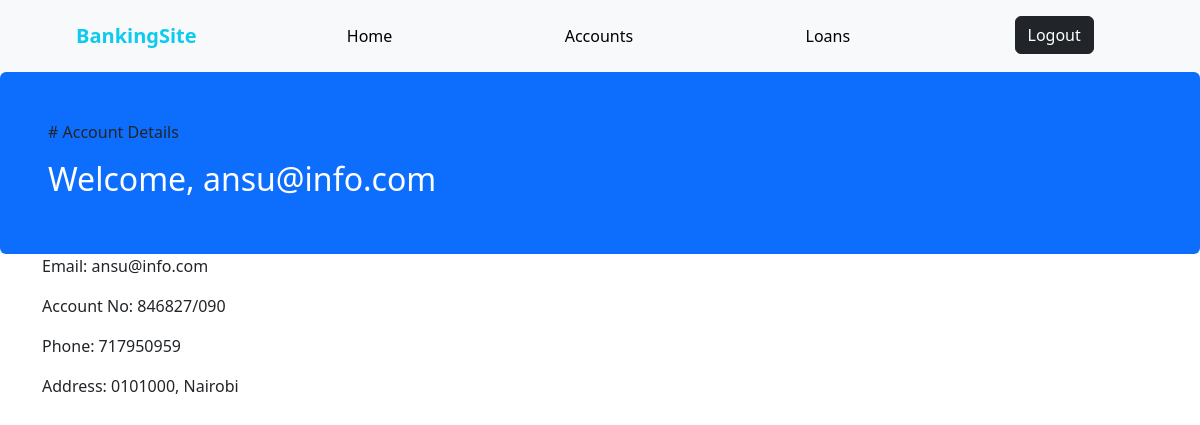
The app's page /home/ (signed in) with its own data.
### users/models.py (models this page shows, shortened)
class CustomUser(AbstractBaseUser, PermissionsMixin):
    email = models.EmailField(_("email address"), unique=True)
    acc_no = models.CharField(max_length=50)
    phone_no = models.IntegerField()
    alternative_phone = models.IntegerField(blank=True)
    address = models.CharField(max_length=250, blank=True)
    alternative_address = models.CharField(max_length=250, blank=True)
    is_staff = models.BooleanField(default=False)
    is_active = models.BooleanField(default=True)
    date_joined = models.DateTimeField(default=timezone.now)
    USERNAME_FIELD = "email"
    REQUIRED_FIELDS = []
    objects = CustomUserManager()

### main/views.py (the view)
# urls.py: path('home/', views.home, name='home'),
def home(request):
    return render(request, 'main/home.html')

### templates/main/home.html (shortened to what this page needs)
{% load static %}
<!doctype html>
<html lang="en">
<head>
    <link href="https://cdn.jsdelivr.net/npm/bootstrap@5.3.3/dist/css/bootstrap.min.css" rel="stylesheet"
>
</head>
<body>
        <nav class="navbar navbar-expand-lg bg-light p-3">
            <div class="container-fluid">
                <a class="navbar-brand px-md-5 text-info fw-bold" id="brand" href="#">BankingSite</a>
                <div class="collapse navbar-collapse" id="navbarSupportedContent">
                    <ul class="navbar-nav me-auto mb-2 mb-lg-0 d-md-flex justify-content-around w-100">
                        <li class="nav-item">
                            <a class="nav-link active" aria-current="page" href="{% url 'home' %}">Home</a>
                        </li>
                        <li class="nav-item">
                            <a class="nav-link active" aria-current="page" href="{% url 'accounts' %}">Accounts</a>
                        </li>
                        <li class="nav-item">
                            <a class="nav-link active" aria-current="page" href="">Loans</a>
                        </li>
                        <li class="nav-item">
                            <a class="btn btn-dark" aria-current="page" href="{% url 'logout'%}">Logout</a>
                        </li>
                </div>
            </div>
        </nav>
    {% block content %}
        <div class="container-fluid bg-primary rounded text-white p-5 vh-50">
            <p class="text-dark fw-lighter"># Account Details</p>
            <h2 class="fs-8">
                Welcome, {{user.email}}
            </h2>
        </div>
        <div class="container">
            <div class="col-md-8">
                <p>Email: {{user.email}}</p>
                <p>Account No: {{user.acc_no}}</p>
                <p>Phone: {{user.phone_no}}</p>
                <p>Address: {{user.address}}</p>
            </div>
        </div>
    {% endblock %}
</body>
</html>

### records on screen
CustomUser: email "ansu@info.com", acc_no "846827/090", phone_no "717950959", address "0101000, Nairobi"
